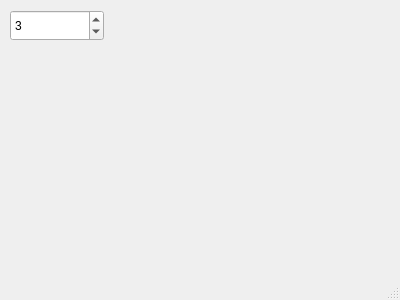
<?xml version="1.0" encoding="UTF-8"?>
<ui version="4.0">
 <class>MainWindow</class>
 <widget class="QMainWindow" name="MainWindow">
  <property name="geometry">
   <rect>
    <x>0</x>
    <y>0</y>
    <width>400</width>
    <height>300</height>
   </rect>
  </property>
  <property name="windowTitle">
   <string>MainWindow</string>
  </property>
  <widget class="QWidget" name="centralWidget">
   <widget class="QSpinBox" name="spinBox">
    <property name="geometry">
     <rect>
      <x>10</x>
      <y>10</y>
      <width>94</width>
      <height>31</height>
     </rect>
    </property>
    <property name="value">
     <number>3</number>
    </property>
   </widget>
  </widget>
  <widget class="QStatusBar" name="statusBar"/>
 </widget>
 <layoutdefault spacing="6" margin="11"/>
 <resources/>
 <connections/>
</ui>
